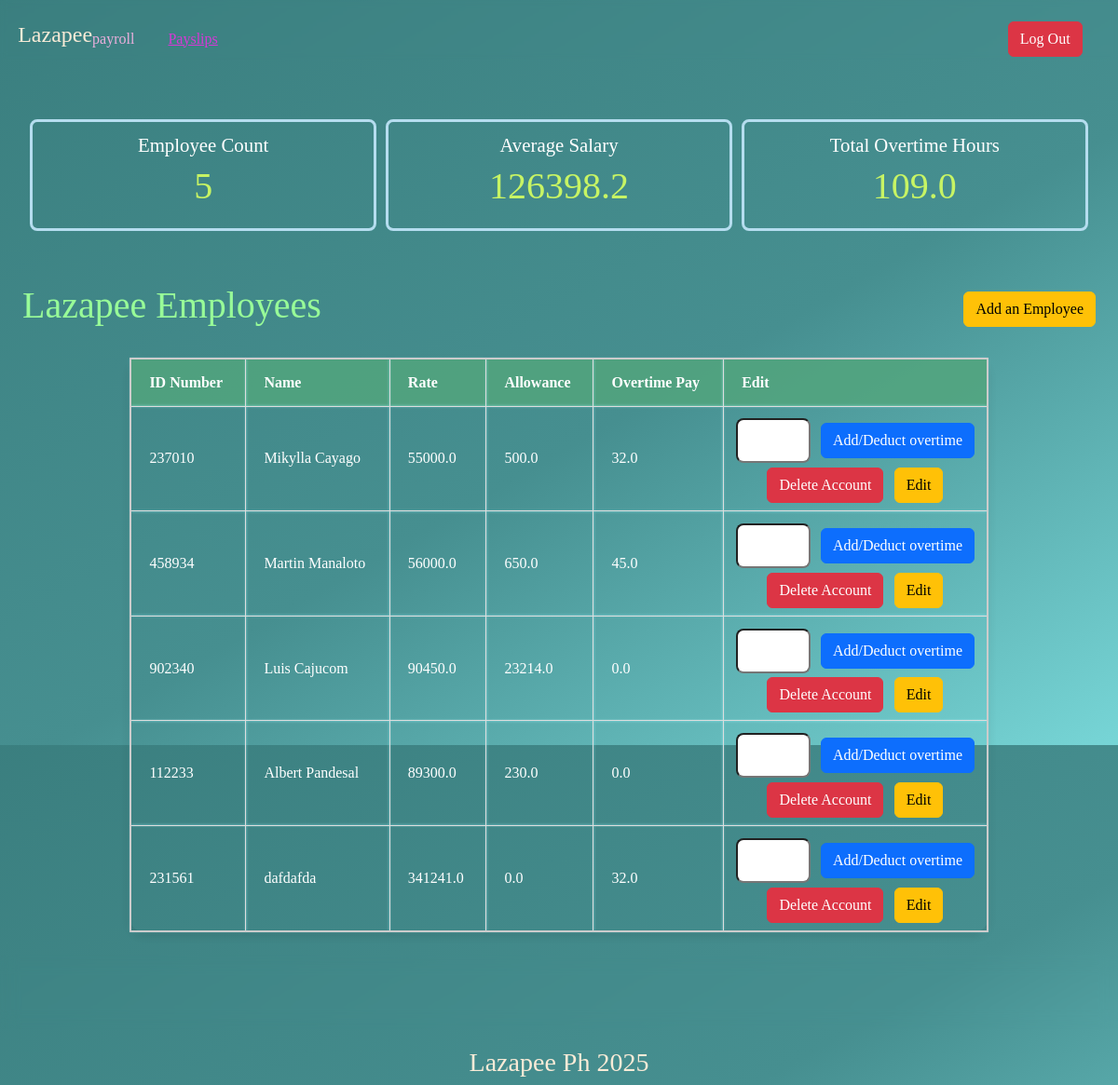
Page /landing (signed in) on the earlier database version.
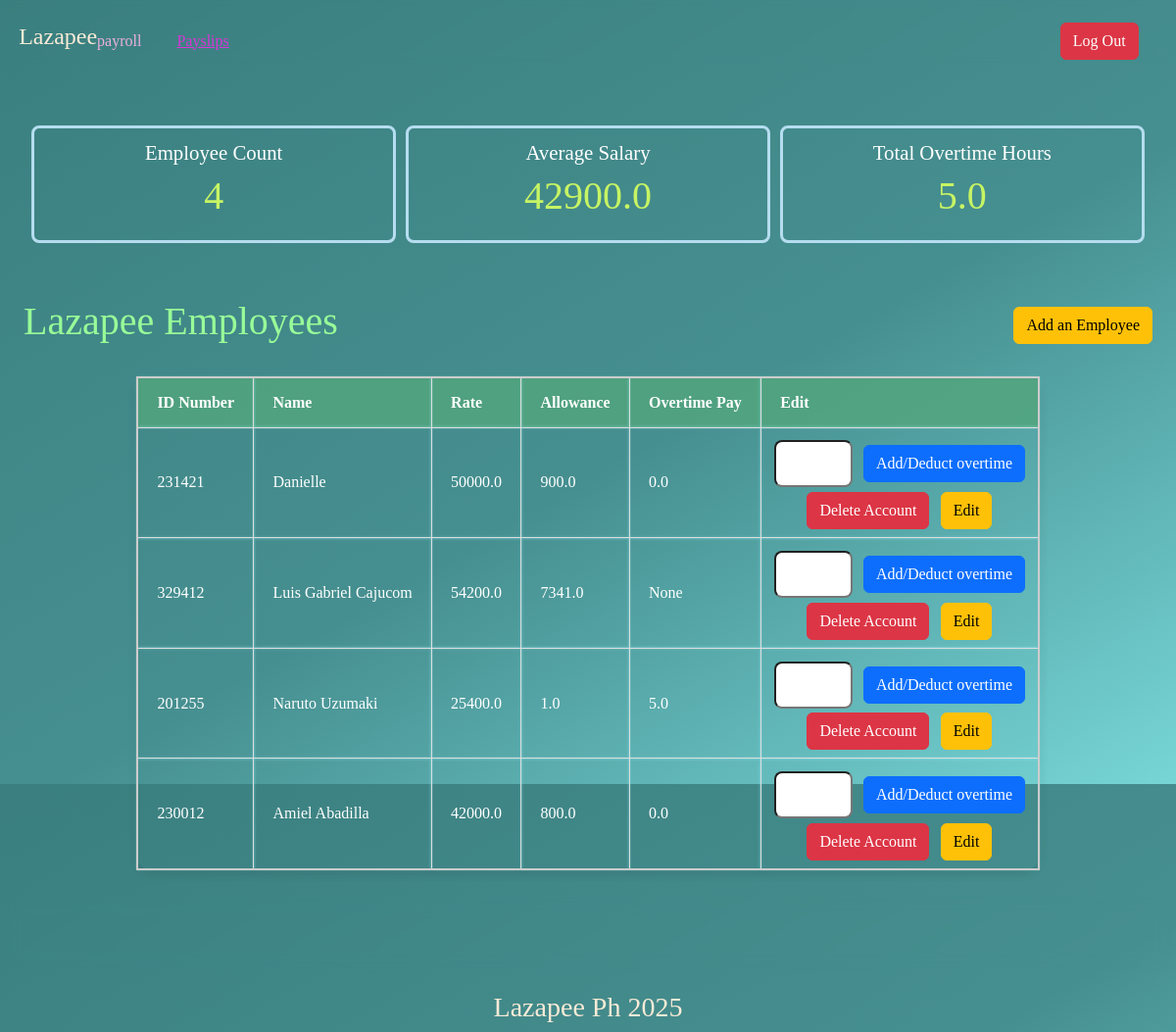
Same page on the later database version.
### payroll_app/models.py (models this page shows, shortened)
class Employee(models.Model):
    name = models.CharField(max_length=255)
    id_number = models.CharField(max_length=255)
    rate = models.FloatField()
    overtime_pay = models.FloatField(null=True, blank=True)
    allowance = models.FloatField(null=True, blank=True)

### payroll_app/views.py (the view)
# urls.py: path('landing', views.landing, name = 'landing'),
@login_required(login_url='log_in')
def landing(request):
    employees = Employee.objects.all()
    total_employees= Employee.objects.count()
    avSalary = Employee.objects.aggregate(avg_price=Avg("rate", default = 0))['avg_price']
    overtime = Employee.objects.aggregate(total_overtime=Sum("overtime_pay", default = 0))['total_overtime']
    return render(request, 'payroll_app/landing.html', {'employees': employees,
                                                        'total_employees': total_employees,
                                                        'avSalary': avSalary,
                                                        'overtime' : overtime,
                                                        })

### payroll_app/templates/payroll_app/landing.html (shortened to what this page needs)
{% extends 'payroll_app/base.html' %}
{% block header %}
    <nav class="header">
        <div class="title" style="display: flex">
            <h1>Lazapee</h1>
            <payroll style="color: rgb(236, 175, 221);">payroll</h3>
            <a href="{% url 'payslips' %}" class="payslips"> Payslips </a>
        </div>
        <div class="buttons" >
            <a href="{% url 'log_out' %}" class="btn btn-danger">Log Out</a>
        </div>
    </nav>
{% endblock %}
{% block form %}
    <div class="containerL">
        <div class="dashcard">
            <div class="info">
                <h2>Employee Count</h2>
                <h1> {{total_employees}} </h1>
            </div>
        </div>
        <div class="dashcard" >
            <div class="info">
                <h2>Average Salary</h2>
                <h1> {{avSalary}} </h1>
            </div>
        </div>
        <div class="dashcard">
            <div class="info" style="display: flex; flex-direction: column; justify-content: center; align-items: center;">
                <h2>Total Overtime Hours</h2>
                <h1> {{overtime}} </h1>
            </div>
        </div>
    </div>
    <div class="conTable">
        <div class="tableTitle">
            <div class="tableTit">
                <h1> Lazapee Employees </h1>
            </div>
            <div class="tableBtn">
                <a href="{% url 'add_employee' %}" class="btn btn-warning" > Add an Employee</a>
            </div>
        </div>
        <table class="employees" >
            <thead>
                <tr>
                <th>ID Number</th>
                <th>Name</th>
                <th>Rate</th>
                <th>Allowance</th>
                <th>Overtime Pay</th>
                <th>Edit</th>
                </tr>
            </thead>
            <tbody>
                {% for e in employees %}
                <tr>
                    <td>{{e.id_number}}</td>
                    <td>{{e.name}}</td>
                    <td>{{e.rate}}</td>
                    <td>{{e.allowance}}</td>
                    <td>{{e.overtime_pay}}</td>
                    <td >
                        <div class="editBtns" style="display: flex; flex-direction: column; justify-content: center; align-items: center;">
                            <div class="firstRow">
                                <form method="POST" class="editot" action="{% url 'add_overtime' e.pk %}" style="display: flex; justify-content:flex-start; align-items: center; flex-direction: row; gap: 0.7em; padding: 0.3em;">
                                    <input type="number" name="addot" id="addot" style="height: 2.3em; width: 5em; height: 3em; border-radius: 0.5em; ">
                                    <input type="submit" name="action" value="Add/Deduct overtime" class="btn btn-primary">
                                </form>
                            </div>
                            <div class="secondRow" style="display: flex; flex-direction: row; gap: 0.7em;">
                                <a href="{% url 'remove_employee' e.pk %}" class="btn btn-danger" style="display: flex;">Delete Account</a>
                                <a href="{% url 'details' e.pk %}" class="btn btn-warning">Edit</a>
                            </div>
                        </div>
                    </td>
                </tr>
                {% endfor %}
            </tbody>
        </table>
    </div>
{% endblock %}
{% block footer %}
    <nav class="footer">
        <div class="title">
            <h3>Lazapee Ph 2025</h3>
        </div>
    </nav>
{%endblock%}

Differences in the rows shown:
removed Employee: id_number "237010", name "Mikylla Cayago", rate "55000.0", allowance "500.0", overtime_pay "32.0"
removed Employee: id_number "458934", name "Martin Manaloto", rate "56000.0", allowance "650.0", overtime_pay "45.0"
removed Employee: id_number "902340", name "Luis Cajucom", rate "90450.0", allowance "23214.0", overtime_pay "0.0"
removed Employee: id_number "112233", name "Albert Pandesal", rate "89300.0", allowance "230.0", overtime_pay "0.0"
removed Employee: id_number "231561", name "dafdafda", rate "341241.0", allowance "0.0", overtime_pay "32.0"
added Employee: id_number "231421", name "Danielle", rate "50000.0", allowance "900.0", overtime_pay "0.0"
added Employee: id_number "329412", name "Luis Gabriel Cajucom", rate "54200.0", allowance "7341.0", overtime_pay "None"
added Employee: id_number "201255", name "Naruto Uzumaki", rate "25400.0", allowance "1.0", overtime_pay "5.0"
added Employee: id_number "230012", name "Amiel Abadilla", rate "42000.0", allowance "800.0", overtime_pay "0.0"
Other differences:
{{ total_employees }}: "5" → "4"
{{ avSalary }}: "126398.2" → "42900.0"
{{ overtime }}: "109.0" → "5.0"
